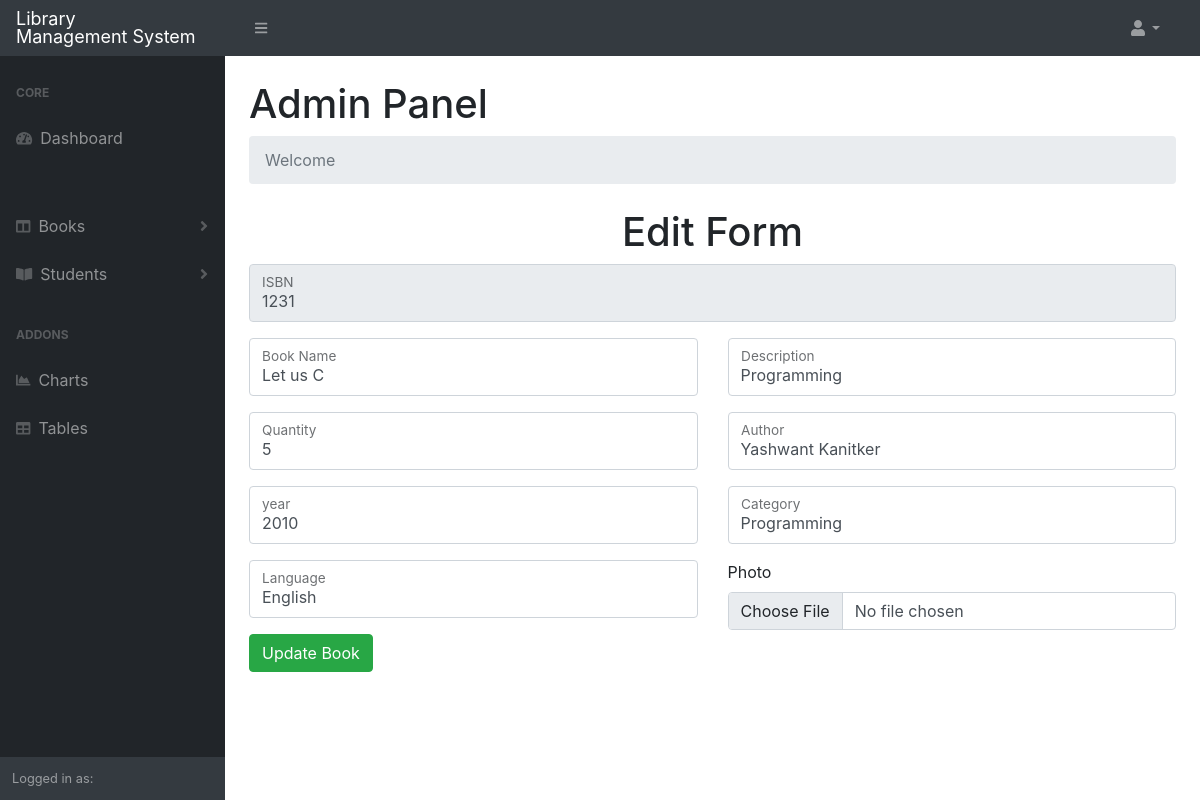
The app's page /admin/editbook.php?isbn=1231 with its own data.
### tables this page shows
CREATE TABLE IF NOT EXISTS `books` (
  `b_name` varchar(255) NOT NULL,
  `b_description` varchar(255) NOT NULL,
  `quantity` int(255) NOT NULL,
  `author` varchar(255) NOT NULL,
  `year` int(255) NOT NULL,
  `category` varchar(2552) NOT NULL,
  `isbn` int(30) NOT NULL,
  `photo` varchar(255) NOT NULL,
  `language` varchar(255) NOT NULL,
  PRIMARY KEY (`isbn`)
);

### admin/editbook.php (the view, shortened to what this page needs)
<?php
include '../connect.php';
include 'main.php';
$isbn=$_GET["isbn"];
$result = mysqli_query($con, "select * from books where isbn=$isbn");
$row = mysqli_fetch_array($result);
?>
     <h1 style="text-align: center;">Edit Form</h1>
    <form action="editbook1.php" method="POST" enctype="multipart/form-data">
    <div class="row g-2">
    <div class="col-md">
            <div class="form-floating mb-3 ">
                <input type="text" class="form-control" name="isbn" id="isbn" placeholder="ISBN" value="<?php echo $row["isbn"] ?>" readonly>
                <label for="isbn"> ISBN </label>
            </div>
        </div>
 </div>
    <div class="row g-2">
    <div class="col-md">
            <div class="form-floating mb-3">
                <input type="text" class="form-control" name="b_name" id="book_name" placeholder="Bookname"value="<?php echo $row["b_name"] ?>">
                <label for="book_name"> Book Name </label>
            </div>
        </div>
        <div class="col-md">
            <div class="form-floating mb-3">
                <input type="text" class="form-control" name="b_description" id="description" placeholder="Description" value="<?php echo $row["b_description"] ?>">
                <label for="description"> Description </label>
            </div>
        </div>
        </div>
        <div class="row g-2">
    <div class="col-md">
            <div class="form-floating mb-3">
                <input type="number" class="form-control" name="quantity" min="1" max="100" id="quantity" placeholder="Quantity" value="<?php echo $row["quantity"] ?>">
                <label for="quantity"> Quantity </label>
            </div>
        </div>
        <div class="col-md">
            <div class="form-floating mb-3">
                <input type="text" class="form-control" name="author" id="author" placeholder="Author" value="<?php echo $row["author"] ?>">
                <label for="author"> Author </label>
            </div>
        </div>
        </div>
    <div class="row g-2">
    <div class="col-md">
            <div class="form-floating mb-3">
                <input type="text" class="form-control" name="year" id="year" placeholder="Year of publishing" value="<?php echo $row["year"] ?>">
                <label for="year"> year </label>
            </div>
        </div>
        <div class="col-md">
            <div class="form-floating mb-3">
                <input type="text" class="form-control" name="category" id="category" placeholder="Category" value="<?php echo $row["category"] ?>">
                <label for="category"> Category </label>
            </div>
        </div>
    </div>
    <div class="row g-2">
        <div class="col-md">
            <div class="form-floating mb-3">
                <input type="text" class="form-control" name="language" id="language" placeholder="Language" value="<?php echo $row["language"] ?>">
                <label for="language"> Language </label>
            </div>
        </div>
        <div class="col-md">
            <div><label for="file"> Photo </label>
                <input type="file" class="form-control" name="file" id="file" value="<?php echo $row["photo"] ?>">
            </div>
        </div>
    </div>
    <input type="submit" class="btn btn-md btn-success" value="Update Book" name="submit">
    </form>
 </body>
     </body>
 </html>

### records on screen
books: isbn "1231", b_description "Programming", quantity "5", author "Yashwant Kanitker", year "2010", category "Programming", language "English"
